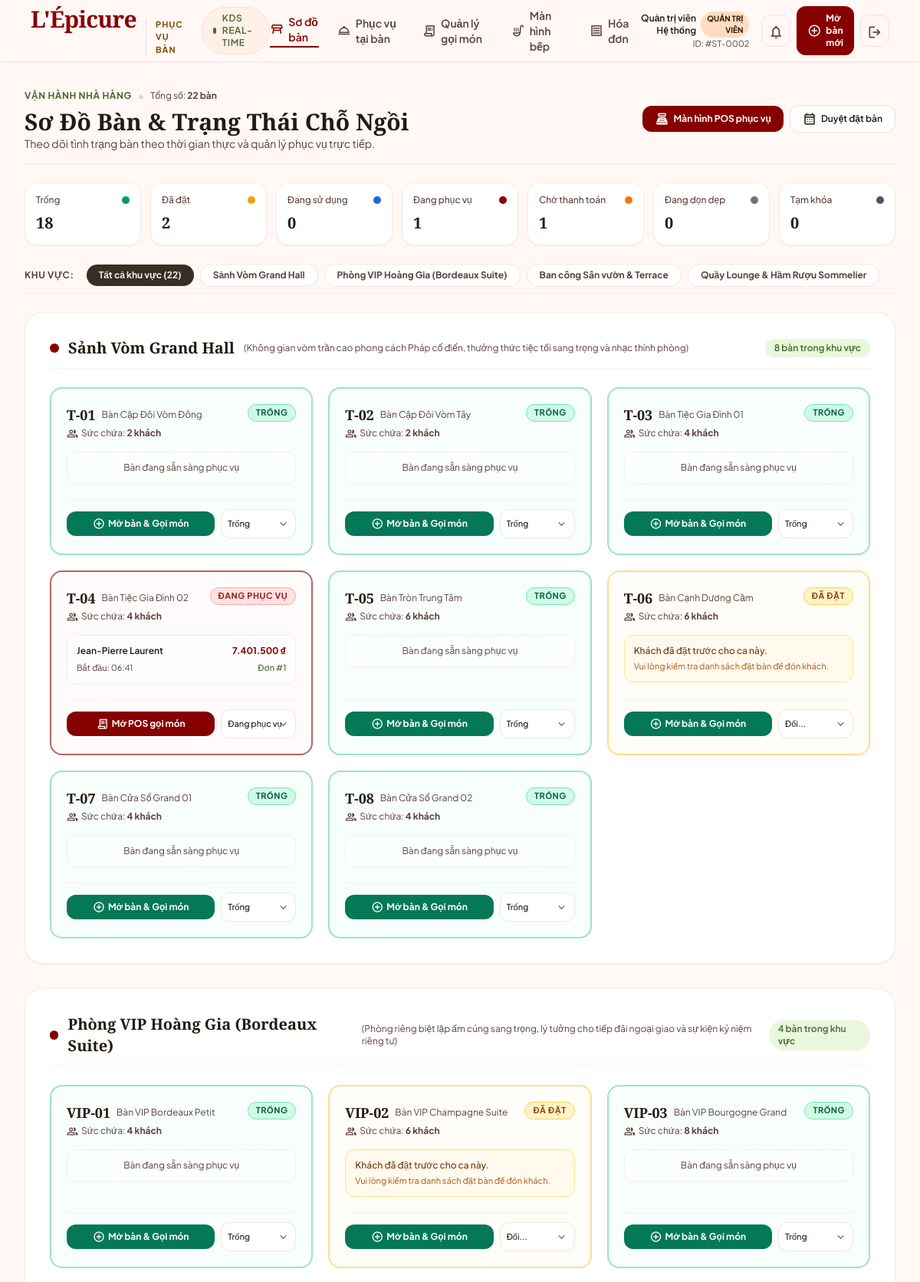
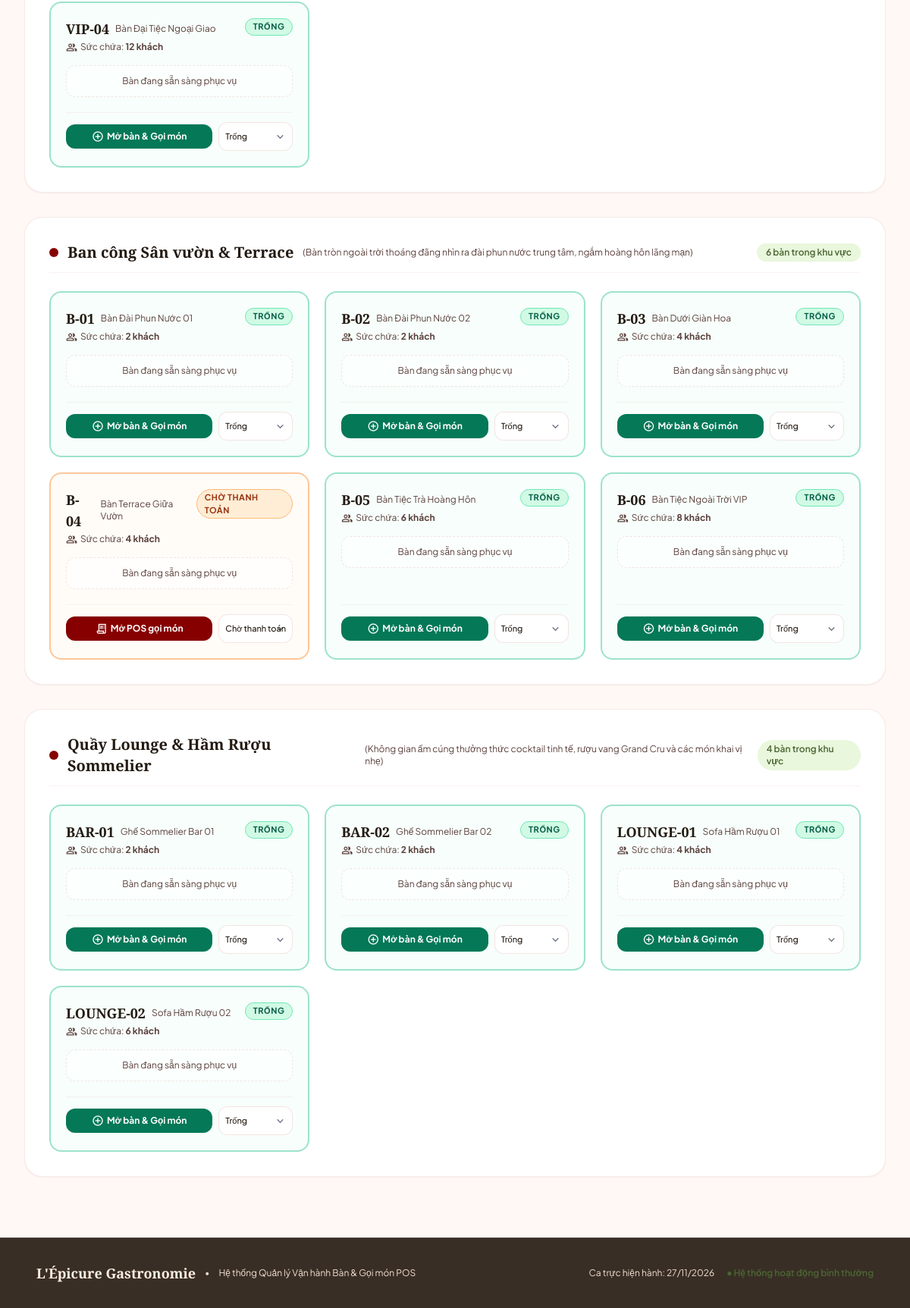
/tables (signed in), run on the app's committed database (2 pictures, top to bottom).
### tables this page shows
CREATE TABLE `dining_areas` (
  `id` bigint PRIMARY KEY AUTO_INCREMENT,
  `name` varchar(150) NOT NULL,
  `description` text,
  `sort_order` int NOT NULL DEFAULT 0,
  `created_at` datetime NOT NULL DEFAULT CURRENT_TIMESTAMP,
  `updated_at` datetime NOT NULL DEFAULT CURRENT_TIMESTAMP ON UPDATE CURRENT_TIMESTAMP
);

CREATE TABLE `restaurant_tables` (
  `id` bigint PRIMARY KEY AUTO_INCREMENT,
  `area_id` bigint NOT NULL,
  `code` varchar(20) UNIQUE NOT NULL COMMENT 'ma ban',
  `name` varchar(100) NOT NULL,
  `capacity` int NOT NULL,
  `is_vip` tinyint(1) NOT NULL DEFAULT 0,
  `table_fee` decimal(12,2) NOT NULL DEFAULT 0.00,
  `vip_privileges` text NULL,
  `description` text NULL,
  `status` ENUM ('empty', 'reserved', 'in_use', 'serving', 'awaiting_payment', 'cleaning', 'locked') NOT NULL DEFAULT 'empty',
  `position_x` int COMMENT 'vi tri tren so do',
  `position_y` int,
  `created_at` datetime NOT NULL DEFAULT CURRENT_TIMESTAMP,
  `updated_at` datetime NOT NULL DEFAULT CURRENT_TIMESTAMP ON UPDATE CURRENT_TIMESTAMP,
  FOREIGN KEY (`area_id`) REFERENCES `dining_areas` (`id`)
);

CREATE TABLE `orders` (
  `id` bigint PRIMARY KEY AUTO_INCREMENT,
  `booking_id` bigint,
  `table_id` bigint NOT NULL,
  `created_by` bigint COMMENT 'nhan vien tao don',
  `customer_name` varchar(150),
  `status` ENUM ('pending', 'confirmed', 'preparing', 'ready', 'served', 'completed', 'cancelled') NOT NULL DEFAULT 'pending',
  `payment_status` ENUM ('unpaid', 'paid', 'refunded') NOT NULL DEFAULT 'unpaid',
  `total_amount` decimal(12,2) NOT NULL DEFAULT 0,
  `table_fee` decimal(12,2) NOT NULL DEFAULT 0.00,
  `setup_fee` decimal(12,2) NOT NULL DEFAULT 0.00,
  `discount` decimal(12,2) NOT NULL DEFAULT 0,
  `voucher_code` varchar(50) NULL,
  `service_charge` decimal(12,2) NOT NULL DEFAULT 0,
  `tax` decimal(12,2) NOT NULL DEFAULT 0,
  `grand_total` decimal(12,2) NOT NULL DEFAULT 0,
  `notes` text,
  `created_at` datetime NOT NULL DEFAULT CURRENT_TIMESTAMP,
  `updated_at` datetime NOT NULL DEFAULT CURRENT_TIMESTAMP ON UPDATE CURRENT_TIMESTAMP,
  FOREIGN KEY (`booking_id`) REFERENCES `bookings` (`id`) ON DELETE SET NULL,
  FOREIGN KEY (`table_id`) REFERENCES `restaurant_tables` (`id`),
  FOREIGN KEY (`created_by`) REFERENCES `users` (`id`) ON DELETE SET NULL
);

### app/Views/table/index.php (the view, shortened to what the rows shown need)
<?php
$statusConfig = [
    'empty' => [
        'label' => 'Trống',
        'badge' => 'bg-emerald-100 text-emerald-800 border-emerald-300',
        'circle' => 'bg-emerald-600',
        'ring' => 'border-emerald-500/40',
        'bg' => 'bg-emerald-50/40',
    ],
    'reserved' => [
        'label' => 'Đã đặt',
        'badge' => 'bg-amber-100 text-amber-800 border-amber-300',
        'circle' => 'bg-amber-500',
        'ring' => 'border-amber-400/50',
        'bg' => 'bg-amber-50/40',
    ],
    'in_use' => [
        'label' => 'Đang sử dụng',
        'badge' => 'bg-blue-100 text-blue-800 border-blue-300',
        'circle' => 'bg-blue-600',
        'ring' => 'border-blue-500/40',
        'bg' => 'bg-blue-50/40',
    ],
    'serving' => [
        'label' => 'Đang phục vụ',
        'badge' => 'bg-red-100 text-red-800 border-red-300',
        'circle' => 'bg-primary',
        'ring' => 'border-primary/60',
        'bg' => 'bg-red-50/30',
    ],
    'awaiting_payment' => [
        'label' => 'Chờ thanh toán',
        'badge' => 'bg-orange-100 text-orange-800 border-orange-300',
        'circle' => 'bg-orange-500',
        'ring' => 'border-orange-400/50',
        'bg' => 'bg-orange-50/40',
    ],
    'cleaning' => [
        'label' => 'Đang dọn dẹp',
        'badge' => 'bg-stone-200 text-stone-700 border-stone-300',
        'circle' => 'bg-stone-500',
        'ring' => 'border-stone-400/50',
        'bg' => 'bg-stone-50',
    ],
    'locked' => [
        'label' => 'Tạm khóa',
        'badge' => 'bg-gray-200 text-gray-800 border-gray-400',
        'circle' => 'bg-gray-600',
        'ring' => 'border-gray-500',
        'bg' => 'bg-gray-100',
    ],
];
?>
<div class="max-w-[1536px] w-full mx-auto p-4 md:p-6 lg:p-8 space-y-6">
    <div class="flex flex-col md:flex-row md:items-center justify-between pb-4 border-b border-outline-variant/30 gap-4">
        <div>
            <div class="flex items-center space-x-2">
                <span class="text-xs font-bold uppercase tracking-wider text-secondary">VẬN HÀNH NHÀ HÀNG</span>
                <span class="text-stone-300">•</span>
                <span class="text-xs text-on-surface-variant">Tổng số: <strong><?= (int) $totalTables ?> bàn</strong></span>
            </div>
            <h1 class="text-2xl sm:text-3xl font-headline font-bold text-on-surface mt-1">Sơ Đồ Bàn &amp; Trạng Thái Chỗ Ngồi</h1>
            <p class="text-sm text-on-surface-variant">Theo dõi tình trạng bàn theo thời gian thực và quản lý phục vụ trực tiếp.</p>
        </div>
        <div class="flex flex-wrap items-center gap-2">
            <a href="/staff/pos" class="px-4 py-2 rounded-xl bg-primary text-on-primary text-xs font-bold hover:bg-primary-container shadow-sm transition flex items-center gap-1.5">
                <span class="material-symbols-outlined text-[18px]">point_of_sale</span>
                <span>Màn hình POS phục vụ</span>
            </a>
            <a href="/admin/bookings" class="px-4 py-2 rounded-xl border border-outline-variant/50 bg-white text-on-surface text-xs font-semibold hover:border-primary hover:text-primary transition flex items-center gap-1.5">
                <span class="material-symbols-outlined text-[18px]">calendar_month</span>
                <span>Duyệt đặt bàn</span>
            </a>
        </div>
    </div>
    <div class="grid grid-cols-2 sm:grid-cols-4 lg:grid-cols-7 gap-3">
        <?php foreach ($statusConfig as $sKey => $sVal): ?>
            <div class="p-3.5 rounded-2xl bg-white border border-outline-variant/30 shadow-sm flex flex-col justify-between">
                <div class="flex items-center justify-between">
                    <span class="text-xs font-medium text-on-surface-variant"><?= View::escape($sVal['label']) ?></span>
                    <span class="w-2.5 h-2.5 rounded-full <?= $sVal['circle'] ?>"></span>
                </div>
                <div class="text-xl font-bold font-headline text-on-surface mt-2">
                    <?= (int) ($counts[$sKey] ?? 0) ?>
                </div>
            </div>
        <?php endforeach; ?>
    </div>
    <div class="flex items-center space-x-2 overflow-x-auto pb-2 border-b border-outline-variant/20 custom-scroll">
        <span class="text-xs font-bold uppercase tracking-wider text-on-surface-variant mr-2 shrink-0">Khu vực:</span>
        <a href="/tables" class="px-4 py-1.5 rounded-full text-xs font-bold shrink-0 transition <?= $selectedAreaId === null ? 'bg-inverse-surface text-inverse-on-surface shadow-sm' : 'bg-white border border-outline-variant/40 text-on-surface-variant hover:text-primary' ?>">
            Tất cả khu vực (<?= (int) $totalTables ?>)
        </a>
        <?php foreach ($areas as $area): ?>
            <a href="/tables?area_id=<?= (int) $area['id'] ?>" class="px-4 py-1.5 rounded-full text-xs font-bold shrink-0 transition <?= $selectedAreaId === (int) $area['id'] ? 'bg-inverse-surface text-inverse-on-surface shadow-sm' : 'bg-white border border-outline-variant/40 text-on-surface-variant hover:text-primary' ?>">
                <?= View::escape($area['name']) ?>
            </a>
        <?php endforeach; ?>
    </div>
    <div class="space-y-8">
        <?php foreach ($tablesByArea as $areaId => $areaData): ?>
            <section class="bg-white rounded-3xl p-6 sm:p-8 border border-outline-variant/30 shadow-sm space-y-6">
                <div class="flex items-center justify-between pb-3 border-b border-outline-variant/20">
                    <div class="flex items-center space-x-3">
                        <span class="w-3 h-3 rounded-full bg-primary"></span>
                        <h2 class="text-xl font-headline font-bold text-on-surface"><?= View::escape($areaData['area']['name']) ?></h2>
                        <span class="text-xs text-on-surface-variant hidden sm:inline">(<?= View::escape($areaData['area']['description'] ?? '') ?>)</span>
                    </div>
                    <span class="text-xs font-semibold text-secondary bg-secondary-container/40 px-3 py-1 rounded-full">
                        <?= count($areaData['tables']) ?> bàn trong khu vực
                    </span>
                </div>
                <div class="grid grid-cols-1 sm:grid-cols-2 lg:grid-cols-3 xl:grid-cols-4 gap-5">
                    <?php foreach ($areaData['tables'] as $table): ?>
                        <?php
                            $conf = $statusConfig[$table['status']] ?? $statusConfig['empty'];
                            $hasActiveOrder = !empty($table['active_order']);
                        ?>
                        <div class="rounded-2xl border-2 <?= $conf['ring'] ?> <?= $conf['bg'] ?> p-5 flex flex-col justify-between hover:shadow-md transition relative group">
                            <div>
                                <div class="flex items-start justify-between">
                                    <div>
                                        <div class="flex items-center space-x-2">
                                            <h3 class="text-lg font-headline font-bold text-on-surface"><?= View::escape($table['code']) ?></h3>
                                            <span class="text-xs text-on-surface-variant"><?= View::escape($table['name']) ?></span>
                                        </div>
                                        <p class="text-xs text-on-surface-variant flex items-center gap-1 mt-0.5">
                                            <span class="material-symbols-outlined text-[15px]">group</span>
                                            <span>Sức chứa: <strong><?= (int) $table['capacity'] ?> khách</strong></span>
                                        </p>
                                    </div>
                                    <span class="px-2.5 py-0.5 rounded-full text-[11px] font-bold border uppercase tracking-wider <?= $conf['badge'] ?>">
                                        <?= View::escape($conf['label']) ?>
                                    </span>
                                </div>
                                <?php if ($hasActiveOrder): ?>
                                    <div class="mt-4 p-3 rounded-xl bg-white/80 border border-outline-variant/30 space-y-1.5 text-xs">
                                        <div class="flex items-center justify-between text-on-surface font-semibold">
                                            <span class="truncate"><?= View::escape($table['active_order']['customer_name']) ?></span>
                                            <span class="text-primary font-bold"><?= View::currency($table['active_order']['grand_total']) ?></span>
                                        </div>
                                        <div class="flex items-center justify-between text-on-surface-variant text-[11px]">
                                            <span>Bắt đầu: <?= date('H:i', strtotime($table['active_order']['created_at'])) ?></span>
                                            <span class="text-secondary font-medium">Đơn #<?= (int) $table['active_order']['order_id'] ?></span>
                                        </div>
                                    </div>
                                <?php elseif ($table['status'] === 'reserved'): ?>
                                    <div class="mt-4 p-3 rounded-xl bg-amber-50/80 border border-amber-200 text-xs text-amber-900 space-y-1">
                                        <p class="font-medium">Khách đã đặt trước cho ca này.</p>
                                        <p class="text-[11px] text-amber-700">Vui lòng kiểm tra danh sách đặt bàn để đón khách.</p>
                                    </div>
                                <?php else: ?>
                                    <div class="mt-4 p-3 rounded-xl bg-white/50 border border-dashed border-outline-variant/40 text-xs text-on-surface-variant text-center">
                                        Bàn đang sẵn sàng phục vụ
                                    </div>
                                <?php endif; ?>
                            </div>
                            <div class="mt-5 pt-3 border-t border-outline-variant/20 flex items-center justify-between gap-2">
                                <?php if (in_array($table['status'], ['serving', 'in_use', 'awaiting_payment'], true)): ?>
                                    <a href="/staff/pos?table_id=<?= (int) $table['id'] ?>" class="flex-1 py-2 px-3 rounded-xl bg-primary text-on-primary text-xs font-bold text-center hover:bg-primary-container transition flex items-center justify-center gap-1">
                                        <span class="material-symbols-outlined text-[16px]">receipt_long</span>
                                        <span>Mở POS gọi món</span>
                                    </a>
                                <?php else: ?>
                                    <a href="/staff/pos?table_id=<?= (int) $table['id'] ?>" class="flex-1 py-2 px-3 rounded-xl bg-emerald-700 text-white text-xs font-bold text-center hover:bg-emerald-800 transition flex items-center justify-center gap-1">
                                        <span class="material-symbols-outlined text-[16px]">add_circle</span>
                                        <span>Mở bàn &amp; Gọi món</span>
                                    </a>
                                <?php endif; ?>
                                <div class="relative">
                                    <form action="/tables/<?= (int) $table['id'] ?>/status" method="post" class="inline m-0">
                                        <select name="status" onchange="this.form.submit()" class="text-[11px] py-1.5 px-2 bg-white rounded-xl border border-outline-variant/40 text-on-surface font-medium focus:ring-1 focus:ring-primary">
                                            <option value="" disabled selected>Đổi...</option>
                                            <option value="empty" <?= $table['status'] === 'empty' ? 'selected' : '' ?>>Trống</option>
                                            <option value="serving" <?= $table['status'] === 'serving' ? 'selected' : '' ?>>Đang phục vụ</option>
                                            <option value="awaiting_payment" <?= $table['status'] === 'awaiting_payment' ? 'selected' : '' ?>>Chờ thanh toán</option>
                                        </select>
                                    </form>
                                </div>
                            </div>
                        </div>
                    <?php endforeach; ?>
                </div>
            </section>
        <?php endforeach; ?>
    </div>
</div>

### app/Core/Router.php (shortened to what the rows shown need)
<?php
final class Router
{
    private array $routes = [];
    public function dispatch(string $method, string $uri): void
    {
        $path = parse_url($uri, PHP_URL_PATH);
        $path = is_string($path) && $path !== '/' ? rtrim($path, '/') : '/';
        foreach ($this->routes as $route) {
            $parameters = $this->match($route['path'], $path);
            if ($parameters === null) {
                continue;
            }
            [$controllerClass, $controllerMethod] = $route['action'];
            $controller = new $controllerClass();
            $controller->{$controllerMethod}(...array_values($parameters));
            return;
        }
    }
    private function add(string $method, string $path, array $action): void
    {
        $this->routes[] = [
            'method' => $method,
            'path' => $path,
            'action' => $action,
        ];
    }
    private function match(string $routePath, string $requestPath): ?array
    {
        $pattern = '';
        $parameters = [];
        $parts = preg_split('/(\{[a-zA-Z][a-zA-Z0-9_]*\})/', $routePath, -1, PREG_SPLIT_DELIM_CAPTURE);
        foreach ($parts as $part) {
            if (preg_match('/\A\{([a-zA-Z][a-zA-Z0-9_]*)\}\z/', $part, $match) === 1) {
                $parameters[] = $match[1];
                $pattern .= '([^/]+)';
                continue;
            }
            $pattern .= preg_quote($part, '~');
        }
        if (preg_match('~\A' . $pattern . '\z~u', $requestPath, $matches) !== 1) {
            return null;
        }
        $values = array_slice($matches, 1);
        return array_combine($parameters, $values) ?: [];
    }
}

### data on the page
dining_areas: name "Sảnh Vòm Grand Hall", description "Không gian vòm trần cao phong cách Pháp cổ điển, thưởng thức tiệc tối sang trọng và nhạc thính phòng", count($areaData['tables']) "8"
dining_areas: name "Phòng VIP Hoàng Gia (Bordeaux Suite)", description "Phòng riêng biệt lập ấm cúng sang trọng, lý tưởng cho tiếp đãi ngoại giao và sự kiện kỷ niệm riêng tư", count($areaData['tables']) "4"
dining_areas: name "Ban công Sân vườn & Terrace", description "Bàn tròn ngoài trời thoáng đãng nhìn ra đài phun nước trung tâm, ngắm hoàng hôn lãng mạn", count($areaData['tables']) "6"
dining_areas: name "Quầy Lounge & Hầm Rượu Sommelier", description "Không gian ấm cúng thưởng thức cocktail tinh tế, rượu vang Grand Cru và các món khai vị nhẹ", count($areaData['tables']) "4"
restaurant_tables: code "T-01", name "Bàn Cặp Đôi Vòm Đông", capacity "2", status "TRỐNG", shows "Bàn đang sẵn sàng phục vụ", status "Trống"
restaurant_tables: code "T-02", name "Bàn Cặp Đôi Vòm Tây", capacity "2", status "TRỐNG", shows "Bàn đang sẵn sàng phục vụ", status "Trống"
restaurant_tables: code "T-03", name "Bàn Tiệc Gia Đình 01", capacity "4", status "TRỐNG", shows "Bàn đang sẵn sàng phục vụ", status "Trống"
restaurant_tables: code "T-04", name "Bàn Tiệc Gia Đình 02", capacity "4", status "ĐANG PHỤC VỤ", status "Đang phục vụ"
orders: customer_name "Jean-Pierre Laurent", grand_total "7.401.500 ₫", created_at "06:41", id "1"
restaurant_tables: code "T-05", name "Bàn Tròn Trung Tâm", capacity "6", status "TRỐNG", shows "Bàn đang sẵn sàng phục vụ", status "Trống"
restaurant_tables: code "T-06", name "Bàn Cạnh Dương Cầm", capacity "6", status "ĐÃ ĐẶT", shows "Khách đã đặt trước cho ca này."
restaurant_tables: code "T-07", name "Bàn Cửa Sổ Grand 01", capacity "4", status "TRỐNG", shows "Bàn đang sẵn sàng phục vụ", status "Trống"
restaurant_tables: code "T-08", name "Bàn Cửa Sổ Grand 02", capacity "4", status "TRỐNG", shows "Bàn đang sẵn sàng phục vụ", status "Trống"
restaurant_tables: code "VIP-01", name "Bàn VIP Bordeaux Petit", capacity "4", status "TRỐNG", shows "Bàn đang sẵn sàng phục vụ", status "Trống"
restaurant_tables: code "VIP-02", name "Bàn VIP Champagne Suite", capacity "6", status "ĐÃ ĐẶT", shows "Khách đã đặt trước cho ca này."
restaurant_tables: code "VIP-03", name "Bàn VIP Bourgogne Grand", capacity "8", status "TRỐNG", shows "Bàn đang sẵn sàng phục vụ", status "Trống"
restaurant_tables: code "VIP-04", name "Bàn Đại Tiệc Ngoại Giao", capacity "12", status "TRỐNG", shows "Bàn đang sẵn sàng phục vụ", status "Trống"
restaurant_tables: code "B-01", name "Bàn Đài Phun Nước 01", capacity "2", status "TRỐNG", shows "Bàn đang sẵn sàng phục vụ", status "Trống"
restaurant_tables: code "B-02", name "Bàn Đài Phun Nước 02", capacity "2", status "TRỐNG", shows "Bàn đang sẵn sàng phục vụ", status "Trống"
restaurant_tables: code "B-03", name "Bàn Dưới Giàn Hoa", capacity "4", status "TRỐNG", shows "Bàn đang sẵn sàng phục vụ", status "Trống"
restaurant_tables: code "B-04", name "Bàn Terrace Giữa Vườn", capacity "4", status "CHỜ THANH TOÁN", shows "Bàn đang sẵn sàng phục vụ", status "Chờ thanh toán"
restaurant_tables: code "B-05", name "Bàn Tiệc Trà Hoàng Hôn", capacity "6", status "TRỐNG", shows "Bàn đang sẵn sàng phục vụ", status "Trống"
restaurant_tables: code "B-06", name "Bàn Tiệc Ngoài Trời VIP", capacity "8", status "TRỐNG", shows "Bàn đang sẵn sàng phục vụ", status "Trống"
restaurant_tables: code "BAR-01", name "Ghế Sommelier Bar 01", capacity "2", status "TRỐNG", shows "Bàn đang sẵn sàng phục vụ", status "Trống"
restaurant_tables: code "BAR-02", name "Ghế Sommelier Bar 02", capacity "2", status "TRỐNG", shows "Bàn đang sẵn sàng phục vụ", status "Trống"
restaurant_tables: code "LOUNGE-01", name "Sofa Hầm Rượu 01", capacity "4", status "TRỐNG", shows "Bàn đang sẵn sàng phục vụ", status "Trống"
restaurant_tables: code "LOUNGE-02", name "Sofa Hầm Rượu 02", capacity "6", status "TRỐNG", shows "Bàn đang sẵn sàng phục vụ", status "Trống"

### other printed values
View::escape($sVal['label']) "Trống"
$counts[$sKey] "18"
View::escape($sVal['label']) "Đã đặt"
$counts[$sKey] "2"
View::escape($sVal['label']) "Đang sử dụng"
$counts[$sKey] "0"
View::escape($sVal['label']) "Đang phục vụ"
$counts[$sKey] "1"
View::escape($sVal['label']) "Chờ thanh toán"
View::escape($sVal['label']) "Đang dọn dẹp"
View::escape($sVal['label']) "Tạm khóa"
